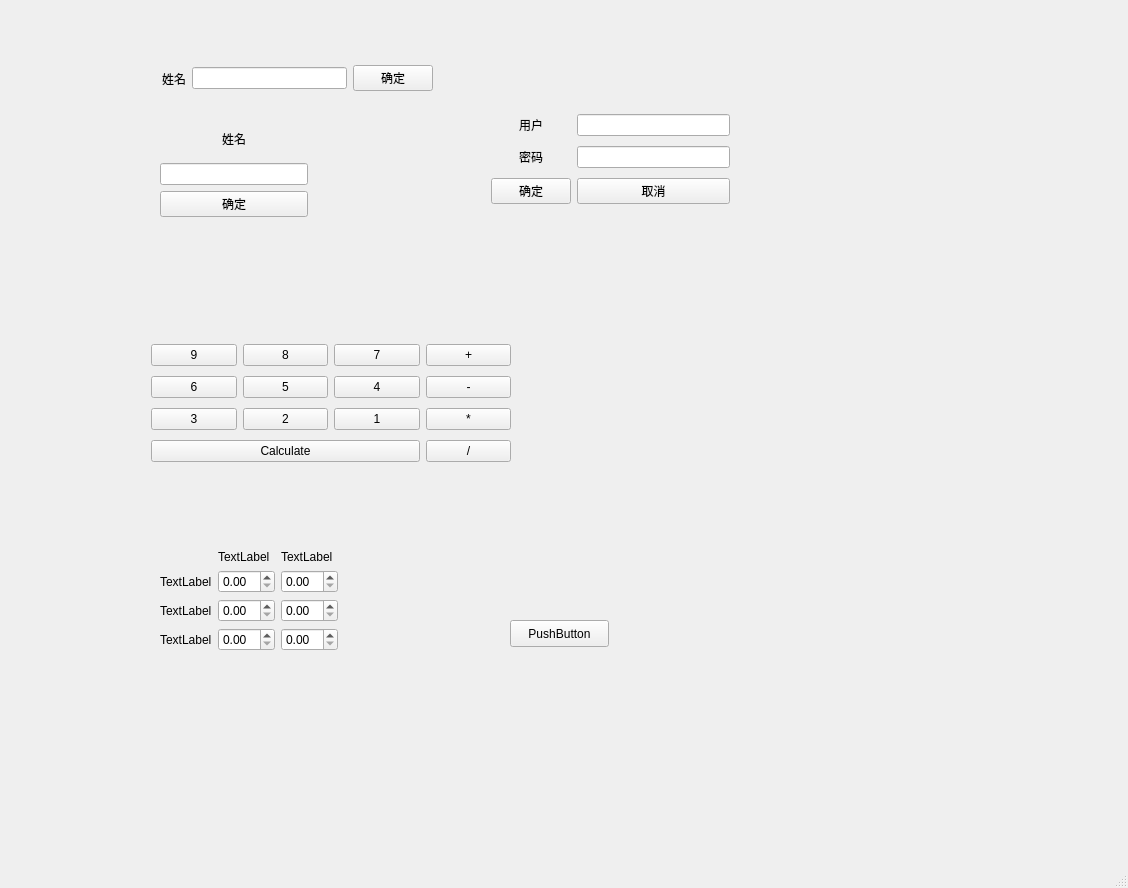
<?xml version="1.0" encoding="UTF-8"?>
<ui version="4.0">
 <class>MainWindow</class>
 <widget class="QMainWindow" name="MainWindow">
  <property name="geometry">
   <rect>
    <x>0</x>
    <y>0</y>
    <width>1128</width>
    <height>888</height>
   </rect>
  </property>
  <property name="windowTitle">
   <string>MainWindow</string>
  </property>
  <widget class="QWidget" name="centralwidget">
   <widget class="QWidget" name="formLayoutWidget">
    <property name="geometry">
     <rect>
      <x>160</x>
      <y>60</y>
      <width>275</width>
      <height>37</height>
     </rect>
    </property>
    <layout class="QHBoxLayout" name="horizontalLayout">
     <property name="leftMargin">
      <number>2</number>
     </property>
     <property name="topMargin">
      <number>2</number>
     </property>
     <property name="rightMargin">
      <number>2</number>
     </property>
     <property name="bottomMargin">
      <number>2</number>
     </property>
     <item>
      <widget class="QLabel" name="label">
       <property name="text">
        <string>姓名</string>
       </property>
       <property name="alignment">
        <set>Qt::AlignCenter</set>
       </property>
      </widget>
     </item>
     <item>
      <widget class="QLineEdit" name="lineEdit"/>
     </item>
     <item>
      <widget class="QPushButton" name="pushButton">
       <property name="text">
        <string>确定</string>
       </property>
      </widget>
     </item>
    </layout>
   </widget>
   <widget class="QWidget" name="gridLayoutWidget">
    <property name="geometry">
     <rect>
      <x>160</x>
      <y>550</y>
      <width>324</width>
      <height>131</height>
     </rect>
    </property>
    <layout class="QGridLayout" name="gridLayout_3">
     <property name="sizeConstraint">
      <enum>QLayout::SetFixedSize</enum>
     </property>
     <item row="1" column="0">
      <widget class="QLabel" name="label_5">
       <property name="text">
        <string>TextLabel</string>
       </property>
      </widget>
     </item>
     <item row="1" column="2">
      <widget class="QDoubleSpinBox" name="doubleSpinBox_returns_max"/>
     </item>
     <item row="0" column="2">
      <widget class="QLabel" name="label_9">
       <property name="text">
        <string>TextLabel</string>
       </property>
      </widget>
     </item>
     <item row="0" column="1">
      <widget class="QLabel" name="label_8">
       <property name="text">
        <string>TextLabel</string>
       </property>
      </widget>
     </item>
     <item row="2" column="1">
      <widget class="QDoubleSpinBox" name="doubleSpinBox_maxdrawdown_min"/>
     </item>
     <item row="3" column="0">
      <widget class="QLabel" name="label_7">
       <property name="text">
        <string>TextLabel</string>
       </property>
      </widget>
     </item>
     <item row="2" column="2">
      <widget class="QDoubleSpinBox" name="doubleSpinBox_maxdrawdrawdown_max"/>
     </item>
     <item row="3" column="1">
      <widget class="QDoubleSpinBox" name="doubleSpinBox_sharp_min"/>
     </item>
     <item row="3" column="2">
      <widget class="QDoubleSpinBox" name="doubleSpinBox_sharp_max"/>
     </item>
     <item row="2" column="0">
      <widget class="QLabel" name="label_6">
       <property name="text">
        <string>TextLabel</string>
       </property>
      </widget>
     </item>
     <item row="1" column="1">
      <widget class="QDoubleSpinBox" name="doubleSpinBox_returns_min">
       <property name="sizePolicy">
        <sizepolicy hsizetype="Minimum" vsizetype="Fixed">
         <horstretch>0</horstretch>
         <verstretch>0</verstretch>
        </sizepolicy>
       </property>
      </widget>
     </item>
    </layout>
   </widget>
   <widget class="QPushButton" name="pushButton_19">
    <property name="geometry">
     <rect>
      <x>510</x>
      <y>620</y>
      <width>99</width>
      <height>27</height>
     </rect>
    </property>
    <property name="text">
     <string>PushButton</string>
    </property>
   </widget>
   <widget class="QWidget" name="">
    <property name="geometry">
     <rect>
      <x>160</x>
      <y>120</y>
      <width>148</width>
      <height>97</height>
     </rect>
    </property>
    <layout class="QVBoxLayout" name="verticalLayout">
     <item>
      <widget class="QLabel" name="label_2">
       <property name="text">
        <string>姓名</string>
       </property>
       <property name="alignment">
        <set>Qt::AlignCenter</set>
       </property>
      </widget>
     </item>
     <item>
      <widget class="QLineEdit" name="lineEdit_2"/>
     </item>
     <item>
      <widget class="QPushButton" name="pushButton_2">
       <property name="text">
        <string>确定</string>
       </property>
      </widget>
     </item>
    </layout>
   </widget>
   <widget class="QWidget" name="">
    <property name="geometry">
     <rect>
      <x>151</x>
      <y>340</y>
      <width>360</width>
      <height>128</height>
     </rect>
    </property>
    <layout class="QGridLayout" name="gridLayout">
     <item row="0" column="1">
      <widget class="QPushButton" name="pushButton_4">
       <property name="text">
        <string>8</string>
       </property>
      </widget>
     </item>
     <item row="0" column="2">
      <widget class="QPushButton" name="pushButton_5">
       <property name="text">
        <string>7</string>
       </property>
      </widget>
     </item>
     <item row="0" column="3">
      <widget class="QPushButton" name="pushButton_6">
       <property name="text">
        <string>+</string>
       </property>
      </widget>
     </item>
     <item row="1" column="0">
      <widget class="QPushButton" name="pushButton_9">
       <property name="text">
        <string>6</string>
       </property>
      </widget>
     </item>
     <item row="1" column="1">
      <widget class="QPushButton" name="pushButton_7">
       <property name="text">
        <string>5</string>
       </property>
      </widget>
     </item>
     <item row="1" column="2">
      <widget class="QPushButton" name="pushButton_8">
       <property name="text">
        <string>4</string>
       </property>
      </widget>
     </item>
     <item row="1" column="3">
      <widget class="QPushButton" name="pushButton_11">
       <property name="text">
        <string>-</string>
       </property>
      </widget>
     </item>
     <item row="2" column="0">
      <widget class="QPushButton" name="pushButton_12">
       <property name="text">
        <string>3</string>
       </property>
      </widget>
     </item>
     <item row="2" column="1">
      <widget class="QPushButton" name="pushButton_10">
       <property name="text">
        <string>2</string>
       </property>
      </widget>
     </item>
     <item row="2" column="2">
      <widget class="QPushButton" name="pushButton_13">
       <property name="text">
        <string>1</string>
       </property>
      </widget>
     </item>
     <item row="2" column="3">
      <widget class="QPushButton" name="pushButton_14">
       <property name="text">
        <string>*</string>
       </property>
      </widget>
     </item>
     <item row="3" column="3">
      <widget class="QPushButton" name="pushButton_16">
       <property name="text">
        <string>/</string>
       </property>
      </widget>
     </item>
     <item row="3" column="0" colspan="3">
      <widget class="QPushButton" name="pushButton_15">
       <property name="text">
        <string>Calculate</string>
       </property>
      </widget>
     </item>
     <item row="0" column="0">
      <widget class="QPushButton" name="pushButton_3">
       <property name="text">
        <string>9</string>
       </property>
      </widget>
     </item>
    </layout>
   </widget>
   <widget class="QWidget" name="">
    <property name="geometry">
     <rect>
      <x>491</x>
      <y>110</y>
      <width>239</width>
      <height>101</height>
     </rect>
    </property>
    <layout class="QGridLayout" name="gridLayout_2">
     <item row="0" column="0">
      <widget class="QLabel" name="label_3">
       <property name="text">
        <string>用户</string>
       </property>
       <property name="alignment">
        <set>Qt::AlignCenter</set>
       </property>
      </widget>
     </item>
     <item row="0" column="1">
      <widget class="QLineEdit" name="lineEdit_3"/>
     </item>
     <item row="1" column="0">
      <widget class="QLabel" name="label_4">
       <property name="text">
        <string>密码</string>
       </property>
       <property name="alignment">
        <set>Qt::AlignCenter</set>
       </property>
      </widget>
     </item>
     <item row="1" column="1">
      <widget class="QLineEdit" name="lineEdit_4"/>
     </item>
     <item row="2" column="0">
      <widget class="QPushButton" name="pushButton_17">
       <property name="text">
        <string>确定</string>
       </property>
      </widget>
     </item>
     <item row="2" column="1">
      <widget class="QPushButton" name="pushButton_18">
       <property name="text">
        <string>取消</string>
       </property>
      </widget>
     </item>
    </layout>
   </widget>
  </widget>
  <widget class="QMenuBar" name="menubar">
   <property name="geometry">
    <rect>
     <x>0</x>
     <y>0</y>
     <width>1128</width>
     <height>25</height>
    </rect>
   </property>
  </widget>
  <widget class="QStatusBar" name="statusbar"/>
 </widget>
 <resources/>
 <connections/>
</ui>
